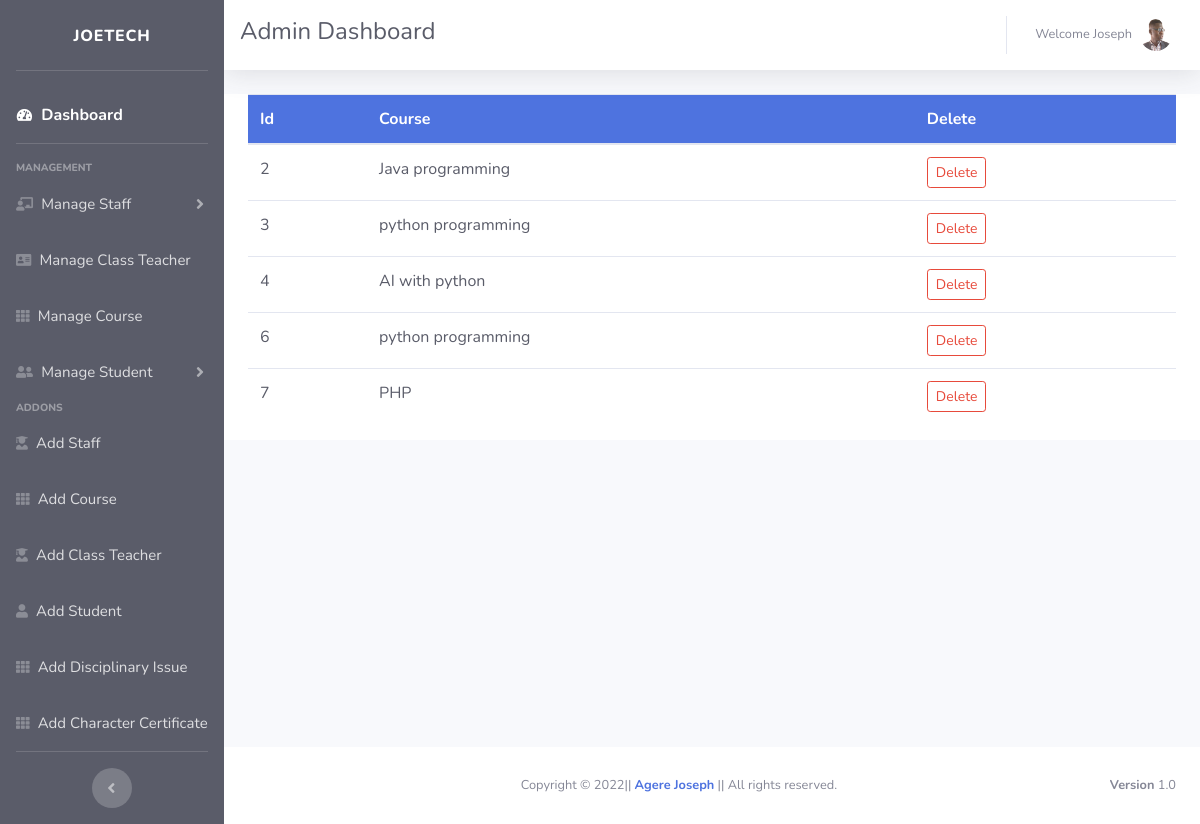
The page /all_course (signed in) on the database its author committed.
### school_management_system_app/models.py (models this page shows, shortened)
class Course(models.Model):
    course = models.CharField(max_length=100)

### school_management_system_app/adm_views.py (the view)
# urls.py: path('all_course', adm_views.all_course, name='all_course'),
@login_required
def all_course(request):
    all_course = Course.objects.all()
    return render(request, 'administrator/all_course.html', {'all_course':all_course})

### school_management_system_app/templates/administrator/all_course.html (shortened to what this page needs)
{% extends 'administrator/adm_base.html' %}
{% block content %}
<div class="container bg-white text-dark">
	<div class="table-responsive">
	  	<table class="table table-hover">
		    <thead class="bg-primary text-white">
		      <tr>
		        <th scope="col">Id</th>
		        <th scope="col">Course</th>
		        <th scope="col">Delete</th>
		      </tr>
		    </thead>
		    <tbody class="text-dark">
		    	{% for all_field in all_course %}
		      	<tr>
			        <td>{{all_field.id}}</td>
			        <td>{{all_field.course}}</td>
			        <td>
			          <button
			            type="button"
			            class="btn btn-outline-danger btn-sm"
			            data-toggle="modal"
			            data-target="#deletecourse{{all_field.id}}">
			            Delete
			          </button>
			        </td>
		     	</tr>
			      {% endfor %}
			</tbody>
		</table>
	</div>
</div>
{% endblock %}

### school_management_system_app/templates/administrator/adm_base.html (shortened to what this page needs)
{% load static %}
<!DOCTYPE html>
<html lang="en">
<head>
    <link href="{% static 'vendor/fontawesome-free/css/all.min.css' %}" rel="stylesheet" type="text/css">
    <link href="{% static 'css/sb-admin-2.min.css' %}" rel="stylesheet">
</head>
<body id="page-top">
    <div id="wrapper">
        <ul class="navbar-nav bg-dark sidebar sidebar-dark accordion" id="accordionSidebar">
            <a class="sidebar-brand align-items-center justify-content-center">
                <span>Joetech</span>
            </a>
            <hr class="sidebar-divider">
            <li class="nav-item active">
                <a class="nav-link" href="{% url 'adm_home' %}">
                    <i class="fas fa-fw fa-tachometer-alt"></i>
                    <span style="font-size: 16px">Dashboard</span></a>
            </li>
            <hr class="sidebar-divider">
            <div class="sidebar-heading">
                Management
            </div>
            <li class="nav-item">
                <a class="nav-link collapsed" href="#" data-toggle="collapse" data-target="#collapseTwo"
                    aria-expanded="true" aria-controls="collapseTwo">
                    <i class="fas fa-chalkboard-teacher"></i>
                    <span style="font-size: 15px">Manage Staff</span>
                </a>
            </li>
            <li class="nav-item">
                <a class="nav-link" href="{% url 'class_teacher' %}">
                    <i class="nav-icon fas fa-address-card"></i>
                    <span style="font-size: 15px">Manage Class Teacher</span></a>
            </li>
            <li class="nav-item">
                <a class="nav-link" href="{% url 'all_course' %}">
                    <i class="nav-icon fas fa-th"></i>
                    <span style="font-size: 15px">Manage Course</span></a>
            </li>
            <li class="nav-item">
                <a class="nav-link collapsed" href="#" data-toggle="collapse" data-target="#collapseUtilities"
                    aria-expanded="true" aria-controls="collapseUtilities">
                    <i class="nav-icon fas fa-user-friends"></i>
                    <span style="font-size: 15px">Manage Student</span>
                </a>
            </li>
            <div class="sidebar-heading">
                Addons
            </div>
            <li class="nav-item">
                <a class="nav-link" href="{% url 'add_staff' %}">
                    <i class="nav-icon fas fa-user-graduate"></i>
                    <span style="font-size: 15px">Add Staff</span></a>
            </li>
            <li class="nav-item">
                <a class="nav-link" href="{% url 'add_course' %}">
                    <i class="nav-icon fas fa-th"></i>
                    <span style="font-size: 15px">Add Course</span></a>
            </li>
            <li class="nav-item">
                <a class="nav-link" href="{% url 'add_class_teacher' %}">
                    <i class="nav-icon fas fa-user-graduate"></i>
                    <span style="font-size: 15px">Add Class Teacher</span></a>
            </li>
            <li class="nav-item">
                <a class="nav-link" href="{% url 'add_std' %}">
                    <i class="nav-icon fas fa-user"></i>
                    <span style="font-size: 15px">Add Student</span></a>
            </li>
            <li class="nav-item">
                <a class="nav-link" href="{% url 'disciplinaryissue' %}">
                    <i class="nav-icon fas fa-th"></i>
                    <span style="font-size: 15px">Add Disciplinary Issue</span></a>
            </li>
            <li class="nav-item">
                <a class="nav-link" href="{% url 'charactercertificate' %}">
                    <i class="nav-icon fas fa-th"></i>
                    <span style="font-size: 15px">Add Character Certificate</span></a>
            </li>
            <hr class="sidebar-divider d-none d-md-block">
            <div class="text-center d-none d-md-inline">
                <button class="rounded-circle border-0" id="sidebarToggle"></button>
            </div>
        </ul>
        <div id="content-wrapper" class="d-flex flex-column">
            <div id="content">
                <nav class="navbar navbar-expand topbar mb-4 static-top bg-white text-dark shadow">
                    <h4>Admin Dashboard</h4>
                    <ul class="navbar-nav ml-auto">
                        <li class="nav-item dropdown no-arrow">
                            <a class="nav-link dropdown-toggle" href="#" id="userDropdown" role="button"
                                data-toggle="dropdown" aria-haspopup="true" aria-expanded="false">
                                <span class="mr-2 d-lg-inline text-gray-600 small">Welcome {{user.username |capfirst}}</span>
                                <img class="img-profile rounded-circle"
                                    src="{% static 'images/jcs.png' %}">
                            </a>
                        </li>
                    </ul>
                </nav>
                {% block content %}
        		{% endblock %}
            </div>
            <footer class="sticky-footer bg-white">
                <div class="container my-auto">
                    <div class="copyright text-center my-auto">
                        <span>Copyright &copy; {% now "Y" %}|| <strong><a href="https://www.facebook.com/dawapenjor1994/">Agere Joseph</a></strong> || All rights reserved.</span>
                    	<div class="float-right d-none d-sm-inline-block">
                    		<b>Version</b> 1.0
                		</div>
                    </div>
                </div>
            </footer>
        </div>
    </div>
</body>
</html>

### rows shown on the page
Course: id "2", course "Java programming"
Course: id "3", course "python programming"
Course: id "4", course "AI with python"
Course: id "6", course "python programming"
Course: id "7", course "PHP"

### other values the page prints
{{ user.username |capfirst }} "Joseph"
